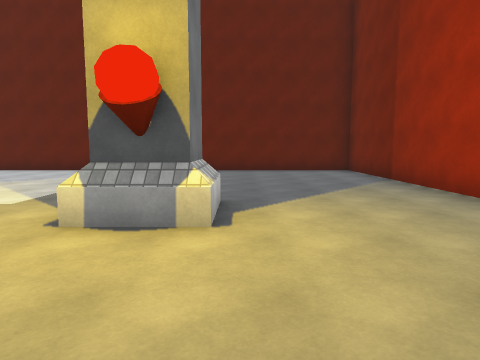
view 1 (above)

23 first-person views from a walk through a 3-D level made in the Unity game engine. The camera is 1.5 m above the floor, tilts 6° down and sees 75° across. The floor is counted in squares, 2 m on a side. Each view is taken from the middle of a square. On the plan, view 1 faces up. The plan holds only what a view shows up to about 10 squares ahead; the rest is blank. The player is left out. Surface patterns are stand-ins for the level's own textures.

view 2
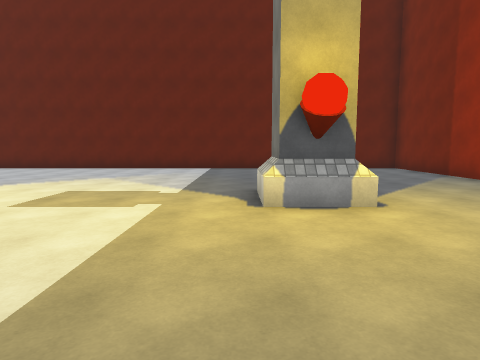

view 3
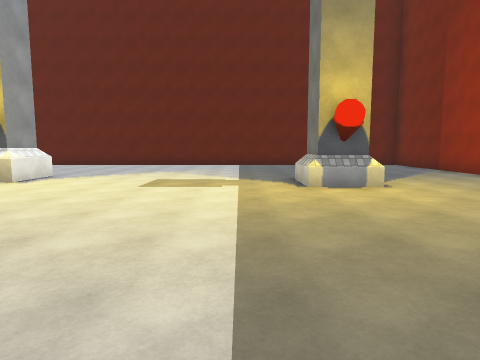

view 4
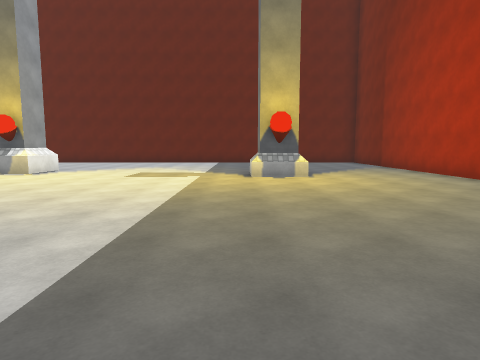

view 5
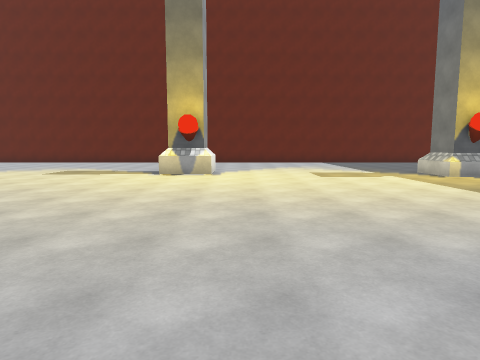

view 6
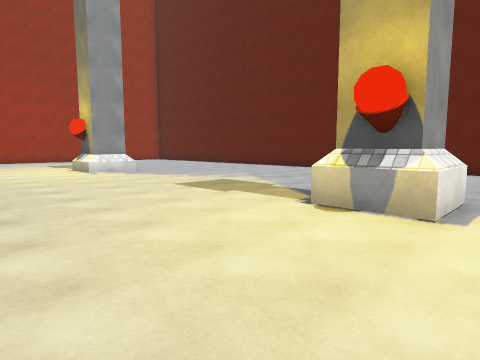

view 7
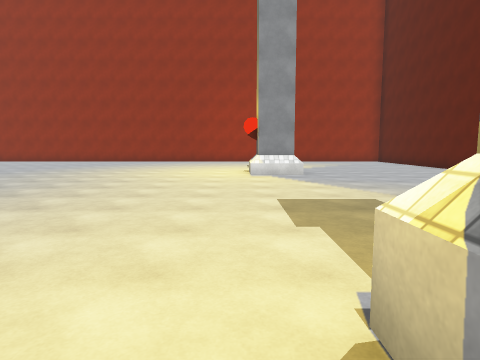

view 8
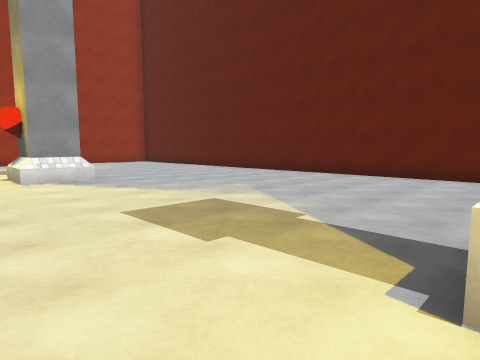

view 9
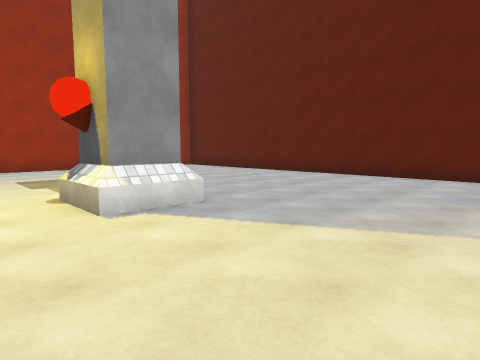

view 10
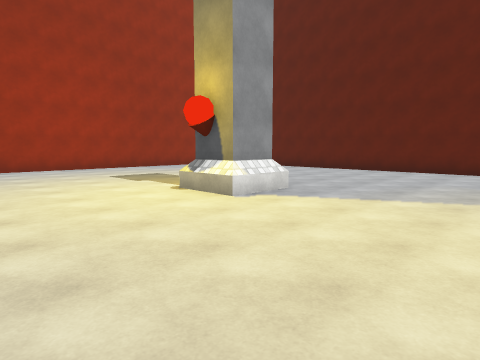

view 11
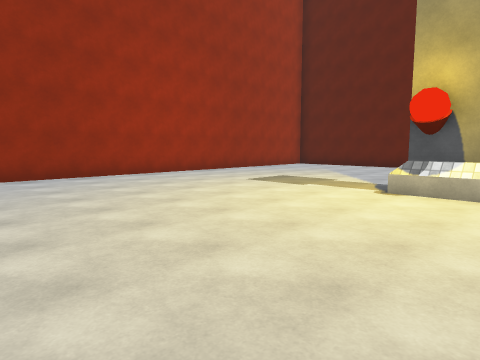

view 12
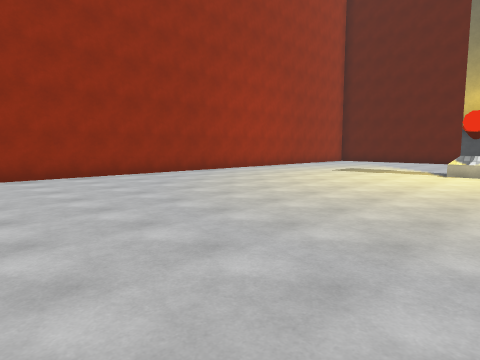

view 13
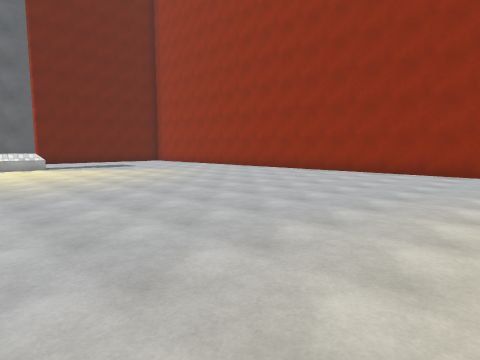

view 14
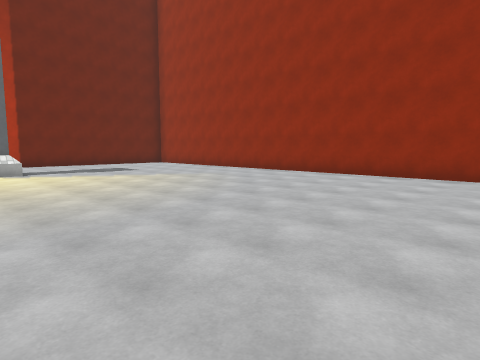

view 15
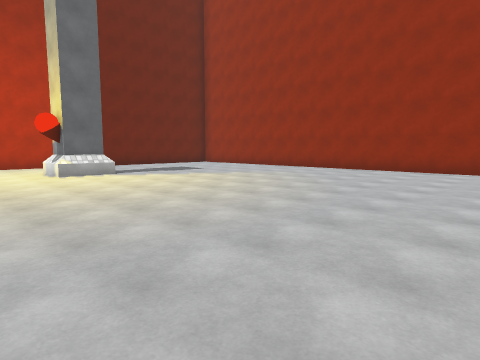

view 16
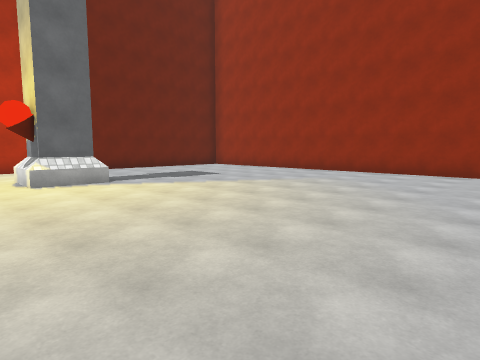

view 17
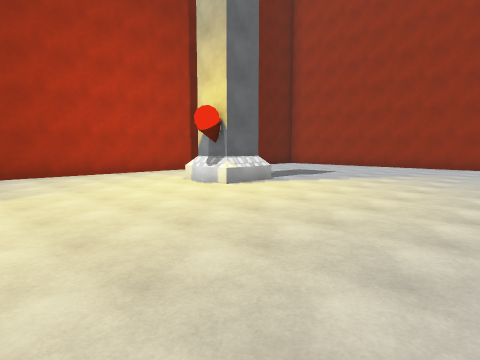

view 18
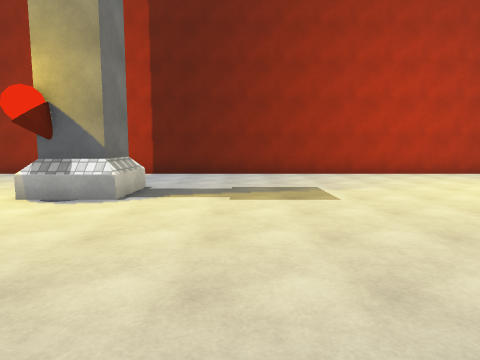

view 19
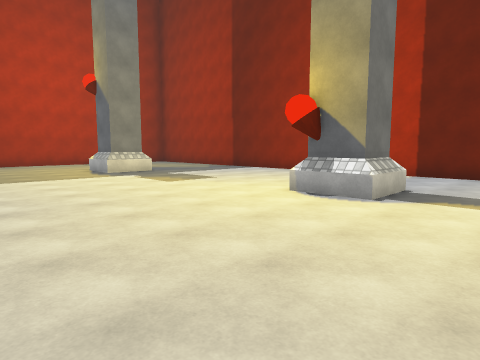

view 20
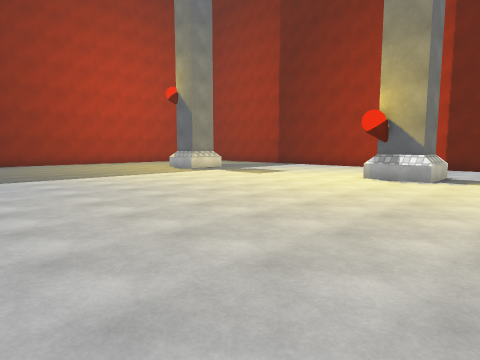

view 21
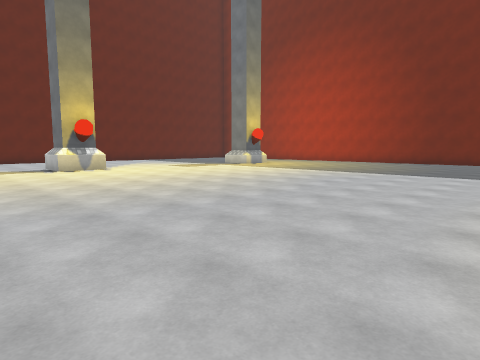

view 22
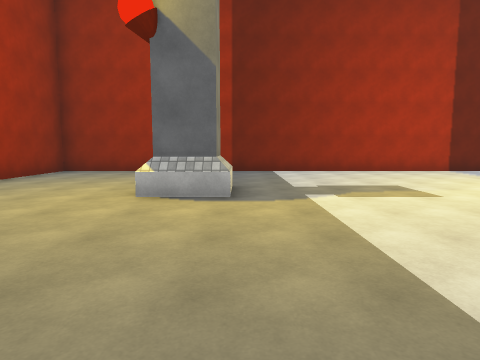

view 23
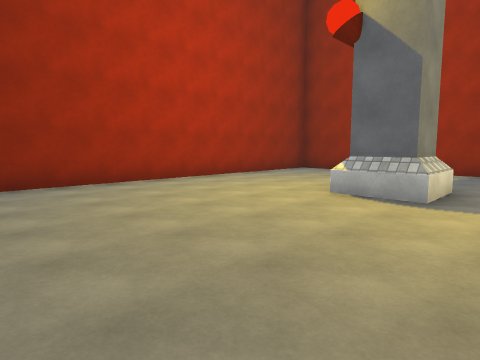

### Floor plan
Points are (right, up) in squares from view 1. A wall is a line through its corners. A room is listed if a view was taken in it or the views show most of it. See-through windows are left out.
Room 1 (views 1, 2, 3, 4, 5, 6, 7, 8, 9, 10, 11, 12, 13, 14, 15, 16, 17, 18, 19, 20, 21, 22, 23)
walls: (-8.4, 3.8) (-9.2, 3.8); (-9, -13.7) (-8.5, -13.7); (-1.5, 3.4) (-1.5, 4.1); (-9, -14.8) (-9, -13.4); (-16.5, -14.4) (-16.5, -15); (-0.5, 4.1) (-0.5, 3.4); (-1.9, -12.9) (-0.6, -12.9); (-8.2, 10.2) (-19.1, 10.2); (-1.6, -14) (-1.6, -12.9); (3.5, 2.1) (3.5, 10.1); (-24.3, 5) (-24.3, -12); (-17.9, -17.8) (3.5, -17.8) (3.5, -8.8)
low walls: (-8.4, 3.5) (-9.2, 3.5); (-9.2, 3.8) (-9.2, 4.4); (-7.8, 5) (-7.8, 4.4); (-9, -13.4) (-8.5, -13.4); (-1.6, 3.4) (-1.6, 4.4); (-9.2, -14.9) (-9.2, -13.4); (-16.3, -14.4) (-16.3, -15.1); (-1.9, -12.7) (-0.4, -12.7); (-1.9, -14.1) (-1.9, -12.9)
objects: other object (-17, -14); other object (-17, 4); other object (-8, -14); other object (-8, 4); other object (-1, 3)

Positions as (right, up) in squares from view 1, and headings:
1: (0, 0), facing up
2: (-2, -1), facing up
3: (-3, -3), facing up
4: (-2, -5), facing up
5: (-7, -5), facing up
6: (-7, 0), facing up-left
7: (-8, 3), facing left
8: (-9, 2), facing up-left
9: (-13, 2), facing up-left
10: (-13, 0), facing up-left
11: (-16, -2), facing up-left
12: (-16, -6), facing up-left
13: (-15, -2), facing down-left
14: (-16, -4), facing down-left
15: (-14, -5), facing down-left
16: (-15, -7), facing down-left
17: (-12, -9), facing down-left
18: (-11, -9), facing down
19: (-11, -9), facing down-right
20: (-11, -6), facing down-right
21: (-12, -7), facing up-right
22: (-2, -8), facing down
23: (-3, -8), facing down-right
